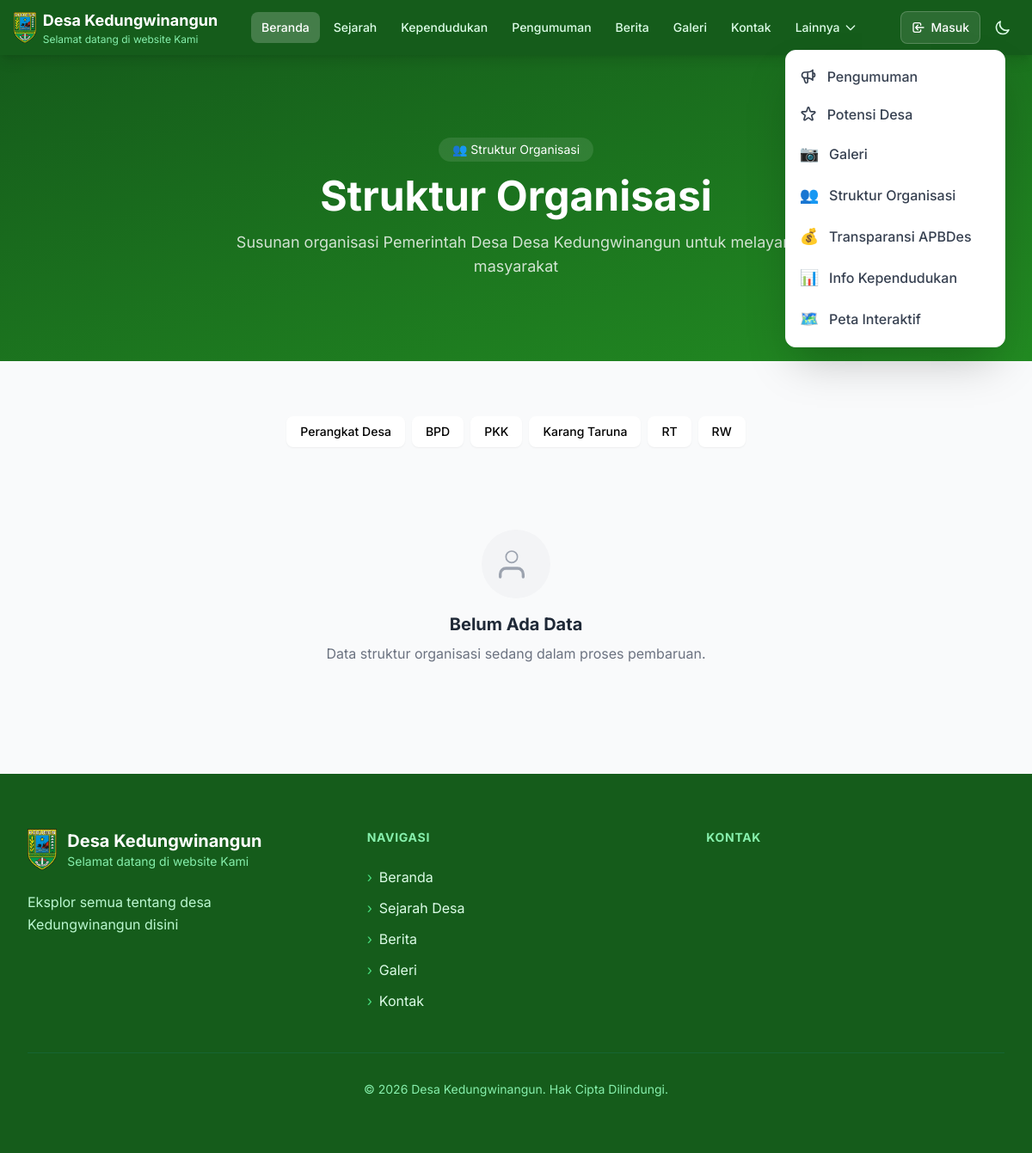
Page /struktur on the committed database.
### tables this page shows
CREATE TABLE config (
                key TEXT PRIMARY KEY,
                value TEXT
            );

### routes/public.py (the view)
@public_bp.route("/struktur")
def struktur():
    from datetime import datetime
    try:
        from models import get_all_pages, get_all_struktur
        desa_info = get_desa_info_with_maps()
        custom_pages = get_all_pages()
        struktur_list = get_all_struktur(aktif=1)
        grouped = {'perangkat': [], 'bpd': [], 'pkk': [], 'karang_taruna': [], 'rt': [], 'rw': []}
        for item in struktur_list:
            kat = item.get('kategori', '')
            if kat in grouped:
                grouped[kat].append(item)
        kategori_labels = {
            'perangkat': 'Perangkat Desa',
            'bpd': 'BPD',
            'pkk': 'PKK',
            'karang_taruna': 'Karang Taruna',
            'rt': 'RT',
            'rw': 'RW',
        }
        return render_template(
            "struktur.html",
            page={"title": "Struktur Organisasi"},
            desa=desa_info,
            nav_links=NAV_LINKS,
            tahun=datetime.now().year,
            site_name=desa_info['nama'],
            site_tagline=desa_info['tagline'],
            site_description=desa_info['deskripsi'],
            custom_pages=custom_pages,
            grouped_struktur=grouped,
            kategori_labels=kategori_labels,
        )
    except Exception as e:
        logger.error(f"Error loading struktur page: {str(e)}")
        flash('Terjadi kesalahan saat memuat halaman struktur', 'error')
        return redirect(url_for('public.index'))

### app.py (called while the page is built)
@app.context_processor
def inject_openrouter_key():
    return {
        'openrouter_api_key': environ.get('OPENROUTER_API_KEY', '')
    }

@app.context_processor
def inject_custom_pages():
    from models import get_all_pages
    return {'custom_pages_nav': get_all_pages()}

### models.py (called while the page is built)
def get_db_connection():
    conn = sqlite3.connect(Config.DB_NAME)
    conn.row_factory = sqlite3.Row
    return conn

def get_config(key, default=None):
    try:
        conn = get_db_connection()
        cursor = conn.cursor()
        cursor.execute('SELECT value FROM config WHERE key = ?', (key,))
        row = cursor.fetchone()
        conn.close()
        return row['value'] if row else (default if default is not None else DEFAULT_CONFIG.get(key, ''))
    except Exception as e:
        logger.error(f"Error getting config '{key}': {str(e)}")
        return default if default is not None else DEFAULT_CONFIG.get(key, '')

def get_desa_info():
    return {
        "nama": get_config("website_nama", DEFAULT_CONFIG["website_nama"]),
        "tagline": get_config("website_tagline", DEFAULT_CONFIG["website_tagline"]),
        "deskripsi": get_config("website_deskripsi", DEFAULT_CONFIG["website_deskripsi"]),
        "jumlah_dusun": 6,
        "jumlah_kasi": 3,
        "jumlah_kepala_desa": 1,
    }

def get_all_pages():
    try:
        conn = get_db_connection()
        cursor = conn.cursor()
        cursor.execute('SELECT * FROM pages WHERE active = 1 ORDER BY order_num ASC, title ASC')
        pages = [dict(row) for row in cursor.fetchall()]
        conn.close()
        return pages
    except Exception as e:
        logger.error(f"Error getting all pages: {str(e)}")
        return []

def get_all_struktur(aktif=None):
    try:
        conn = get_db_connection()
        cursor = conn.cursor()
        if aktif is not None:
            cursor.execute('SELECT * FROM struktur_organisasi WHERE aktif = ? ORDER BY kategori, no_urut ASC', (aktif,))
        else:
            cursor.execute('SELECT * FROM struktur_organisasi ORDER BY kategori, no_urut ASC')
        items = [dict(row) for row in cursor.fetchall()]
        conn.close()
        return items
    except Exception as e:
        logger.error(f"Error getting all struktur: {str(e)}")
        return []

### routes/public.py (called while the page is built)
def get_desa_info_with_maps():
    info = get_desa_info()
    info['maps_embed_url'] = MAPS_EMBED_URL
    info['dusun'] = DUSUN_DATA
    return info

### templates/struktur.html (shortened to what this page needs)
<!DOCTYPE html>
<html lang="id">
<head>
    <script src="https://cdn.tailwindcss.com"></script>
    <link rel="stylesheet" href="{{ url_for('static', filename='styles.css') }}">
</head>
<body>
    {% include 'partials/navbar.html' %}
    <section class="bg-gradient-to-br from-[#155C1B] to-[#228B22] text-white py-16 md:py-24">
        <div class="max-w-6xl mx-auto px-4 text-center">
            <span class="inline-block px-4 py-1 bg-white/10 rounded-full text-sm mb-4">👥 Struktur Organisasi</span>
            <h1 class="text-4xl md:text-5xl font-bold mb-4">Struktur Organisasi</h1>
            <p class="text-white/80 text-lg max-w-2xl mx-auto">Susunan organisasi Pemerintah Desa {{ site_name }} untuk melayani masyarakat</p>
        </div>
    </section>
    <section class="py-12 md:py-16 bg-gray-50">
        <div class="max-w-6xl mx-auto px-4">
            <div class="flex flex-wrap gap-2 mb-8 justify-center">
                {% for kat, label in kategori_labels.items() %}
                <a href="#{{ kat }}" class="px-4 py-2 bg-white rounded-lg text-sm font-medium hover:bg-[#155C1B] hover:text-white transition-all shadow-sm">
                    {{ label }}
                </a>
                {% endfor %}
            </div>
            {% if not grouped_struktur['perangkat'] and not grouped_struktur['bpd'] and not grouped_struktur['pkk'] and not grouped_struktur['karang_taruna'] %}
            <div class="text-center py-16">
                <div class="w-20 h-20 bg-gray-100 rounded-full flex items-center justify-center mx-auto mb-4">
                    <svg class="w-10 h-10 text-gray-400" fill="none" stroke="currentColor" viewBox="0 0 24 24">
                        <path stroke-linecap="round" stroke-linejoin="round" stroke-width="2" d="M17 21v-2a4 4 0 00-4-4H5a4 4 0 00-4 4v2"/>
                        <circle cx="9" cy="7" r="4"/>
                    </svg>
                </div>
                <h3 class="text-xl font-bold text-gray-800 mb-2">Belum Ada Data</h3>
                <p class="text-gray-500">Data struktur organisasi sedang dalam proses pembaruan.</p>
            </div>
            {% endif %}
        </div>
    </section>
    {% include 'partials/footer.html' %}
</body>
</html>

### templates/partials/navbar.html (shortened to what this page needs)
<nav class="bg-[#155C1B] sticky top-0 z-50 shadow-lg">
    <div class="max-w-7xl mx-auto px-4">
        <div class="flex items-center justify-between h-14 md:h-16">
            <a href="{{ url_for('public.index') }}" class="flex items-center gap-2">
                <img src="{{ url_for('static', filename='images/kebumen.png') }}" alt="Logo" class="h-9 w-auto">
                <div class="hidden sm:block">
                    <div class="text-white font-bold text-sm md:text-lg">{{ site_name or 'Desa' }}</div>
                    <div class="text-green-300 text-[10px] md:text-xs">{{ site_tagline or '' }}</div>
                </div>
            </a>
            <div class="hidden lg:flex items-center gap-1">
                {% for link in nav_links %}
                <a href="{{ link.href }}" class="px-3 py-2 rounded-lg text-sm font-medium transition-colors
                       {% if link.active %}bg-white/20 text-white{% else %}text-green-100 hover:bg-white/10 hover:text-white{% endif %}">
                    {{ link.label }}
                </a>
                {% endfor %}
                <div class="relative" x-data="{ open: false }">
                    <button @click="open = !open" @click.away="open = false"
                            class="px-3 py-2 rounded-lg text-sm font-medium transition-colors flex items-center gap-1 text-green-100 hover:bg-white/10 hover:text-white">
                        Lainnya
                        <svg class="w-4 h-4 transition-transform" :class="{'rotate-180': open}" fill="none" stroke="currentColor" viewBox="0 0 24 24">
                            <path stroke-linecap="round" stroke-linejoin="round" stroke-width="2" d="M19 9l-7 7-7-7"/>
                        </svg>
                    </button>
                    <div x-show="open" x-transition:enter="transition ease-out duration-200" x-transition:enter-start="opacity-0 scale-95" x-transition:enter-end="opacity-100 scale-100"
                         x-transition:leave="transition ease-in duration-150" x-transition:leave-start="opacity-100 scale-100" x-transition:leave-end="opacity-0 scale-95"
                         class="absolute left-0 mt-2 w-64 bg-white rounded-xl shadow-2xl border border-gray-100 overflow-hidden z-50">
                        <div class="py-2">
                            <a href="{{ url_for('public.pengumuman') }}" class="flex items-center gap-3 px-4 py-2.5 text-gray-700 hover:bg-gray-50 transition-colors">
                                <span class="text-lg">
                                </span>
                                <span class="font-medium">Pengumuman</span>
                            </a>
                            <a href="#potensi" class="flex items-center gap-3 px-4 py-2.5 text-gray-700 hover:bg-gray-50 transition-colors">
                                <span class="text-lg">
                                </span>
                                <span class="font-medium">Potensi Desa</span>
                            </a>
                            <a href="{{ url_for('public.galeri') }}" class="flex items-center gap-3 px-4 py-2.5 text-gray-700 hover:bg-gray-50 transition-colors">
                                <span class="text-lg">📷</span>
                                <span class="font-medium">Galeri</span>
                            </a>
                            <a href="{{ url_for('public.struktur') }}" class="flex items-center gap-3 px-4 py-2.5 text-gray-700 hover:bg-gray-50 transition-colors">
                                <span class="text-lg">👥</span>
                                <span class="font-medium">Struktur Organisasi</span>
                            </a>
                            <a href="{{ url_for('public.transparansi') }}" class="flex items-center gap-3 px-4 py-2.5 text-gray-700 hover:bg-gray-50 transition-colors">
                                <span class="text-lg">💰</span>
                                <span class="font-medium">Transparansi APBDes</span>
                            </a>
                            <a href="{{ url_for('public.info_kependudukan') }}" class="flex items-center gap-3 px-4 py-2.5 text-gray-700 hover:bg-gray-50 transition-colors">
                                <span class="text-lg">📊</span>
                                <span class="font-medium">Info Kependudukan</span>
                            </a>
                            <a href="{{ url_for('public.peta_interaktif') }}" class="flex items-center gap-3 px-4 py-2.5 text-gray-700 hover:bg-gray-50 transition-colors">
                                <span class="text-lg">🗺️</span>
                                <span class="font-medium">Peta Interaktif</span>
                            </a>
                        </div>
                    </div>
                </div>
            </div>
            <div class="flex items-center gap-1 md:gap-2">
                {% if not session.user_logged_in %}
                <div class="hidden md:flex items-center gap-2">
                    <a href="{{ url_for('public.login') }}" class="flex items-center gap-1.5 px-3 py-2 rounded-lg text-white text-sm font-medium bg-white/10 hover:bg-white/20 border border-white/20 transition-all">
                        <svg class="w-4 h-4" fill="none" stroke="currentColor" viewBox="0 0 24 24">
                            <path stroke-linecap="round" stroke-linejoin="round" stroke-width="2" d="M11 16l-4-4m0 0l4-4m-4 4h14m-5 4v1a3 3 0 01-3 3H6a3 3 0 01-3-3V7a3 3 0 013-3h7a3 3 0 013 3v1"/>
                        </svg>
                        Masuk
                    </a>
                </div>
                {% endif %}
                <button id="btn-dark" class="p-2 rounded-lg text-green-100 hover:bg-white/10 transition-colors" aria-label="Dark mode">
                    <svg id="icon-moon" class="w-5 h-5" fill="none" stroke="currentColor" viewBox="0 0 24 24">
                        <path stroke-linecap="round" stroke-linejoin="round" stroke-width="2" d="M20.354 15.354A9 9 0 018.646 3.646 9.003 9.003 0 0012 21a9.003 9.003 0 008.354-5.646z"/>
                    </svg>
                </button>
            </div>
        </div>
    </div>
</nav>

### templates/partials/footer.html (shortened to what this page needs)
<footer class="bg-[#155C1B] text-white">
    <div class="max-w-7xl mx-auto px-4 sm:px-6 lg:px-8 py-16">
        <div class="grid grid-cols-1 md:grid-cols-3 gap-12">
            <div class="reveal-footer">
                <a href="{{ url_for('public.index') }}" class="flex items-center gap-3 mb-6 group">
                    <img src="{{ url_for('static', filename='images/kebumen.png') }}" alt="Logo" class="h-12 w-auto transition-transform duration-300 group-hover:scale-105">
                    <div>
                        <h3 class="font-bold text-xl">{{ site_name or 'Desa' }}</h3>
                        <p class="text-green-300 text-sm">{{ site_tagline or '' }}</p>
                    </div>
                </a>
                <p class="text-green-200 leading-relaxed mb-6">{{ site_description or '' }}</p>
            </div>
            <div class="reveal-footer" style="transition-delay: 0.1s;">
                <h4 class="font-bold text-lg mb-6 text-green-300 uppercase tracking-wider text-sm">Navigasi</h4>
                <ul class="space-y-3">
                    <li>
                        <a href="{{ url_for('public.index') }}" class="text-green-100 hover:text-white transition-colors duration-200 flex items-center gap-2 group">
                            <span class="text-green-400 group-hover:translate-x-1 transition-transform duration-200">›</span>
                            Beranda
                        </a>
                    </li>
                    <li>
                        <a href="{{ url_for('public.sejarah') }}" class="text-green-100 hover:text-white transition-colors duration-200 flex items-center gap-2 group">
                            <span class="text-green-400 group-hover:translate-x-1 transition-transform duration-200">›</span>
                            Sejarah Desa
                        </a>
                    </li>
                    <li>
                        <a href="{{ url_for('public.berita') }}" class="text-green-100 hover:text-white transition-colors duration-200 flex items-center gap-2 group">
                            <span class="text-green-400 group-hover:translate-x-1 transition-transform duration-200">›</span>
                            Berita
                        </a>
                    </li>
                    <li>
                        <a href="{{ url_for('public.galeri') }}" class="text-green-100 hover:text-white transition-colors duration-200 flex items-center gap-2 group">
                            <span class="text-green-400 group-hover:translate-x-1 transition-transform duration-200">›</span>
                            Galeri
                        </a>
                    </li>
                    <li>
                        <a href="{{ url_for('public.kontak') }}" class="text-green-100 hover:text-white transition-colors duration-200 flex items-center gap-2 group">
                            <span class="text-green-400 group-hover:translate-x-1 transition-transform duration-200">›</span>
                            Kontak
                        </a>
                    </li>
                </ul>
            </div>
            <div class="reveal-footer" style="transition-delay: 0.2s;">
                <h4 class="font-bold text-lg mb-6 text-green-300 uppercase tracking-wider text-sm">Kontak</h4>
            </div>
        </div>
        <div class="mt-12 pt-8 border-t border-green-800 text-center">
            <p class="text-green-300 text-sm">© {{ tahun }} {{ site_name or 'Desa' }}. Hak Cipta Dilindungi.</p>
        </div>
    </div>
</footer>

### static/styles.css (style rules this page uses)
*, *::before, *::after { box-sizing: border-box; }

### templates/struktur.html (style rules this page uses)
* { margin: 0; padding: 0; box-sizing: border-box; }
body { font-family: 'Inter', sans-serif; }

### rows in the picture
config: value "Desa Kedungwinangun"
config: value "Selamat datang di website Kami"
config: value "Eksplor semua tentang desa Kedungwinangun disini"

### other values in the picture
{{ link.label }} "Beranda" "Sejarah" "Kependudukan" "Pengumuman" "Berita" "Galeri" "Kontak"
{{ label }} "Perangkat Desa" "BPD" "PKK" "Karang Taruna" "RT" "RW"
